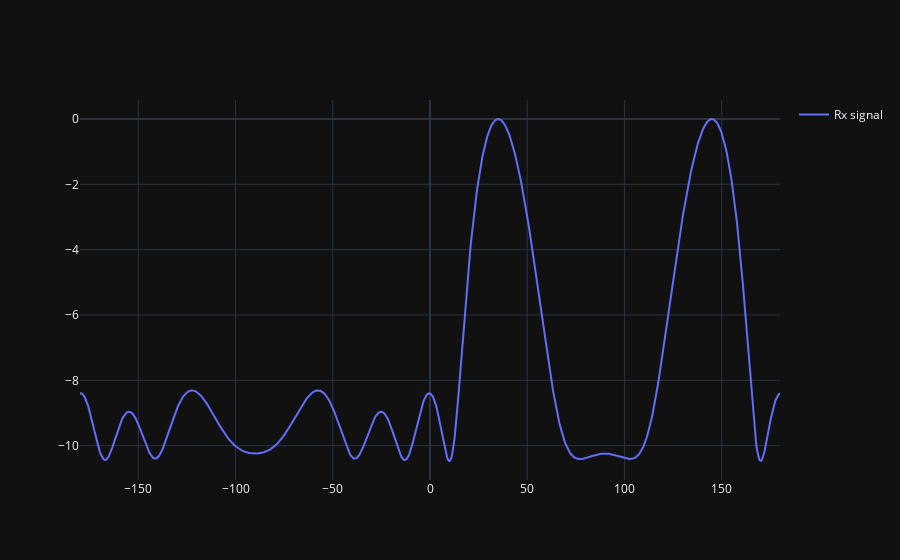

Notebook source saved alongside this figure:
### Code cell
theta_scan = np.linspace(-1*np.pi, np.pi, 1000) # 1000 different thetas between -180 and +180 degrees
results = []
for theta_i in theta_scan:
   w = beamforming.create_steering_vectors(antena_rx_nbr, antena_spacing, theta_i)
   X_weighted = beamforming.beamforming(rx_signals, w)
   results.append(10*np.log10(np.var(X_weighted))) # power in signal, in dB so its easier to see small and large lobes at the same time
results -= np.max(results) # normalize (optional)

# print angle that gave us the max value
print(theta_scan[np.argmax(results)] * 180 / np.pi) # 19.99999999999998

if use_matplotlib:
   plt.plot(theta_scan*180/np.pi, results) # lets plot angle in degrees 
   plt.xlabel("Theta [Degrees]")
   plt.ylabel("DOA Metric")
   plt.grid()
   plt.show()
else:
   fig = go.Figure()
   fig.add_trace(go.Scatter(x=theta_scan*180/np.pi, y=results, mode='lines', name="Rx signal", showlegend=True))
   fig.update_layout(template="plotly_dark")
   fig.show()

### Figure 1 — Plotly figure (JSON) as saved in the notebook; plotly's stock layout.template omitted (floating-point values rounded to 4 significant figures; data arrays with more than 128 entries replaced by an {"elided": "..."} marker saying what was removed)
{"data": [{"mode": "lines", "name": "Rx signal", "showlegend": true, "type": "scatter", "x": {"elided": "1000 float values"}, "y": {"elided": "1000 float values"}}], "layout": {}}
